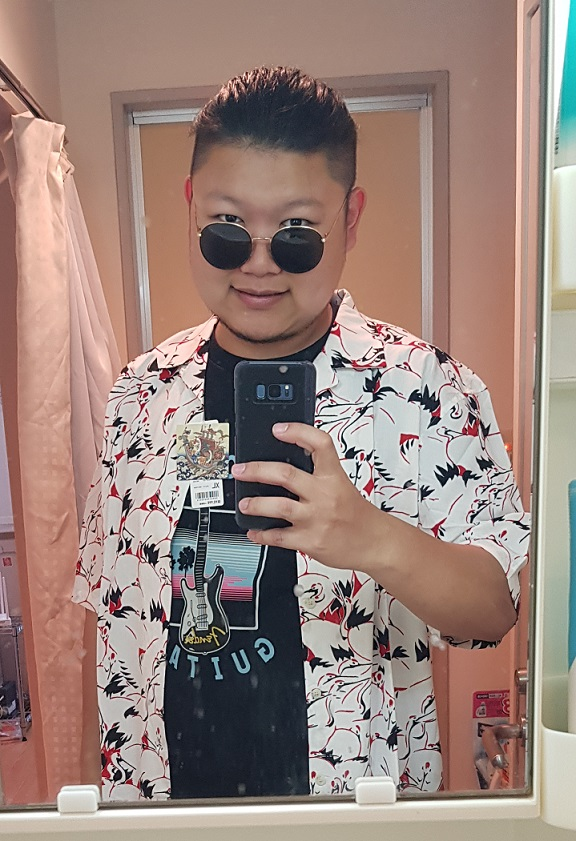
#> input picture 02. openCV/07/akira.jpg, 576 x 841 px, given in place of lena.png, which was not available
$ jupyter execute '⑦（二つの画像合成）.ipynb'   (text cells are left out)
#> lines starting #> are read from the running program, lines starting #| are printed output that depends on the picture; pictures that were not available may be replaced by others from this repository, and a replacement may not be noted
[cell 1]
# -*- coding: utf-8 -*

import cv2

try:
    img1 = cv2.imread('./lena.png')
#> img1 is the input picture: shape (841, 576, 3); mean B, G, R 123.3, 131.1, 153.5
    img2 = cv2.imread('./parrots.png')
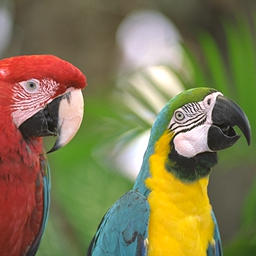
#> input picture 02. openCV/07/parrots.png, 256 x 256 px
#> img2 is the input picture: shape (256, 256, 3); mean B, G, R 81.8, 121.3, 129.9

    if img1 is None or img2 is None:
        print ('ファイルを読み込めません。')
        import sys
        sys.exit()

    dst = cv2.add(img1, img2)
    cv2.imwrite('./add.png', dst)

except:
    import sys
    print("Error:", sys.exc_info()[0])
    print(sys.exc_info()[1])
    import traceback
    print(traceback.format_tb(sys.exc_info()[2]))

[cell 2]
# -*- coding: utf-8 -*

import cv2
import numpy as np

try:
    img = cv2.imread('./parrots.png')

    if img is None:
        print ('ファイルを読み込めません。')
        import sys
        sys.exit()

    height = img.shape[0]
#> height = 256
    width = img.shape[1]
#> width = 256
    blue = np.zeros((height, width, 3), np.uint8)
    blue[:,:] = [128, 0, 0]

    dst = cv2.add(img, blue)
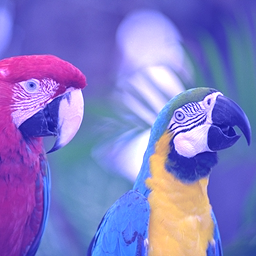
#> dst: shape (256, 256, 3); mean B, G, R 199.2, 121.3, 129.9
    cv2.imwrite('./addScalar.png', dst)

except:
    import sys
    print("Error:", sys.exc_info()[0])
    print(sys.exc_info()[1])
    import traceback
    print(traceback.format_tb(sys.exc_info()[2]))

[cell 3]
# -*- coding: utf-8 -*

import cv2
import numpy as np

try:
    img1 = cv2.imread('./lena.png')
    img2 = cv2.imread('./parrots.png')

    if img1 is None or img2 is None:
        print ('ファイルを読み込めません。')
        import sys
        sys.exit()

    height = img1.shape[0]
#> height = 841
    width = img1.shape[1]
#> width = 576

    img_mask = np.zeros((height, width), np.uint8)
    img_mask[height//4:height*3//4, width//4:width*3//4] = [255]

    dst = cv2.add(img1, img2, mask = img_mask)
    cv2.imwrite('./addMask1.png', dst)

    dst = cv2.add(img1, img2, dst = img1, mask = img_mask)
    cv2.imwrite('./addMask2.png', dst)

except:
    import sys
    print("Error:", sys.exc_info()[0])
    print(sys.exc_info()[1])
    import traceback
    print(traceback.format_tb(sys.exc_info()[2]))

[cell 4]
# -*- coding: utf-8 -*

import cv2

try:
    img1 = cv2.imread('./lena.png')
    img2 = cv2.imread('./parrots.png')

    if img1 is None or img2 is None:
        print ('ファイルを読み込めません。')
        import sys
        sys.exit()

    dst = img1.copy()

    height = img1.shape[0]
    width = img1.shape[1]

    img1_roi = img1[height//4:height*3//4, width//4:width*3//4]
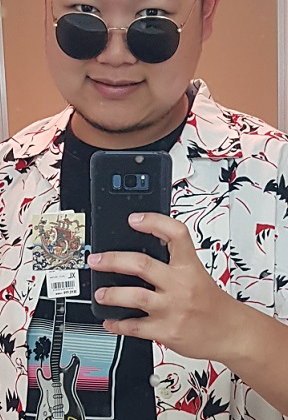
#> img1_roi: shape (420, 288, 3); mean B, G, R 120.4, 125.6, 144.2
    img2_roi = img2[height//4:height*3//4, width//4:width*3//4]
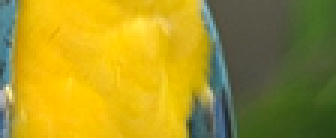
#> img2_roi: shape (46, 112, 3) (shown 3 times larger); mean B, G, R 36.8, 148.4, 167.3
    dst_roi = dst[height//4:height*3//4, width//4:width*3//4]

    cv2.add(img1_roi, img2_roi, dst_roi)
    cv2.imwrite('./dst.png', dst)

except:
    import sys
    print("Error:", sys.exc_info()[0])
    print(sys.exc_info()[1])
    import traceback
    print(traceback.format_tb(sys.exc_info()[2]))

[cell 5]
# -*- coding: utf-8 -*

import cv2
import math
import numpy as np

try:
    def create_cos(rows, cols):
        weight = np.zeros((rows, cols, 3), np.float32)
        center = (rows/2, cols/2)
        radius = math.sqrt(center[0]**2 + center[1]**2)

        for r in range(rows):
            for c in range(cols):
                #distance from center
                distance = math.sqrt((center[0] - r)**2 + (center[1] - c)**2)

                #radius=π, current radian
                radian = (distance / radius) * math.pi

                #cosθ, normalize -1.0~1.0 to 0~1.0
                Y = (math.cos(radian) + 1.0) / 2.0
                weight[r, c] = [Y, Y, Y]

        return weight

    img1 = cv2.imread('./lena.png').astype(np.float32) / 255
    img2 = cv2.imread('./parrots.png').astype(np.float32) / 255

    if img1 is None or img2 is None:
        print ('ファイルを読み込めません。')
        import sys
        sys.exit()

    rows, cols = img1.shape[:2]
#> rows = 841; cols = 576

    weight = create_cos(rows, cols)
#> after the loop in create_cos, `for r in range(rows):`:
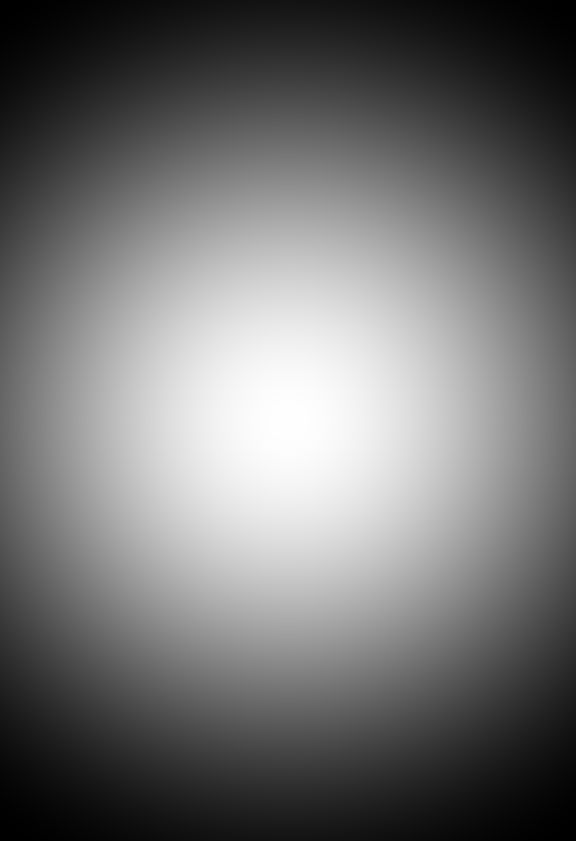
#> weight: shape (841, 576, 3) float32; min 0, max 1, mean 0.449
    i_weight = 1.0 - weight
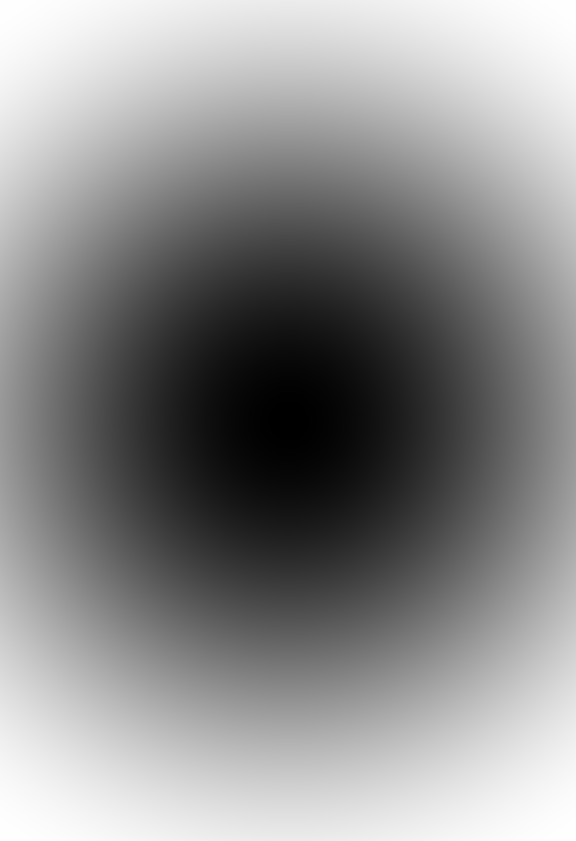
#> i_weight: shape (841, 576, 3) float32; min 2.38e-06, max 1, mean 0.551

    int_src1 = cv2.multiply(img1, weight)
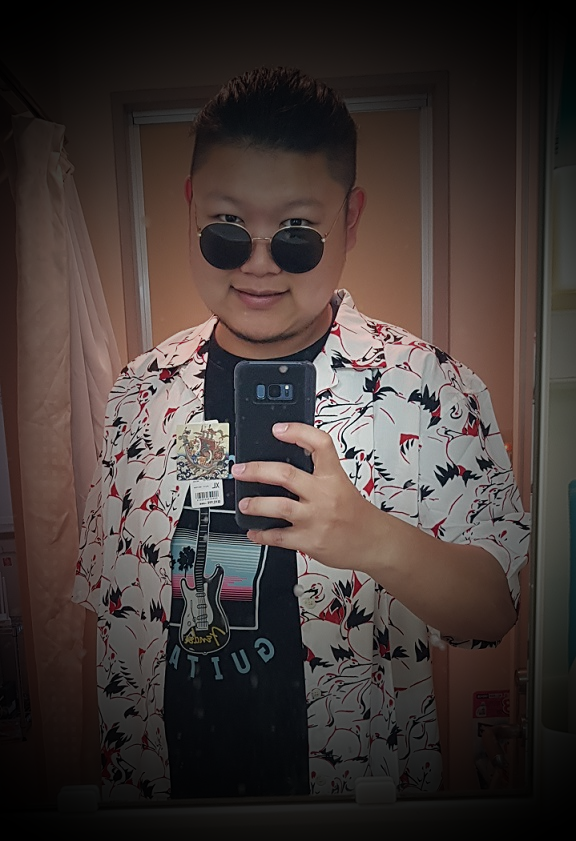
#> int_src1: shape (841, 576, 3) float32; mean B, G, R 0.217, 0.228, 0.267
    int_src2 = cv2.multiply(img2, i_weight)

    dst = cv2.add(int_src1, int_src2)

    cv2.imwrite('./int_src1.png', int_src1 * 255)
    cv2.imwrite('./int_src2.png', int_src2 * 255)
    cv2.imwrite('./dst.png', dst * 255)

except:
    import sys
    print("Error:", sys.exc_info()[0])
    print(sys.exc_info()[1])
    import traceback
    print(traceback.format_tb(sys.exc_info()[2]))
